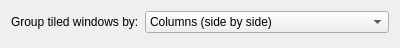
<?xml version="1.0" encoding="UTF-8"?>
<ui version="4.0">
 <class>PlasmaSplitSwitcherConfigForm</class>
 <widget class="QWidget" name="PlasmaSplitSwitcherConfigForm">
  <property name="geometry">
   <rect>
    <x>0</x>
    <y>0</y>
    <width>400</width>
    <height>48</height>
   </rect>
  </property>
  <property name="windowTitle">
   <string>Plasma Split Switcher</string>
  </property>
  <layout class="QFormLayout" name="formLayout">
   <item row="0" column="0">
    <widget class="QLabel" name="groupingLabel">
     <property name="text">
      <string>Group tiled windows by:</string>
     </property>
     <property name="buddy">
      <cstring>kcfg_Grouping</cstring>
     </property>
    </widget>
   </item>
   <item row="0" column="1">
    <widget class="QComboBox" name="kcfg_Grouping">
     <item>
      <property name="text">
       <string>Columns (side by side)</string>
      </property>
     </item>
     <item>
      <property name="text">
       <string>Rows (stacked)</string>
      </property>
     </item>
     <item>
      <property name="text">
       <string>Regions (keep the tiling areas isolated)</string>
      </property>
     </item>
    </widget>
   </item>
  </layout>
 </widget>
 <resources/>
 <connections/>
</ui>
